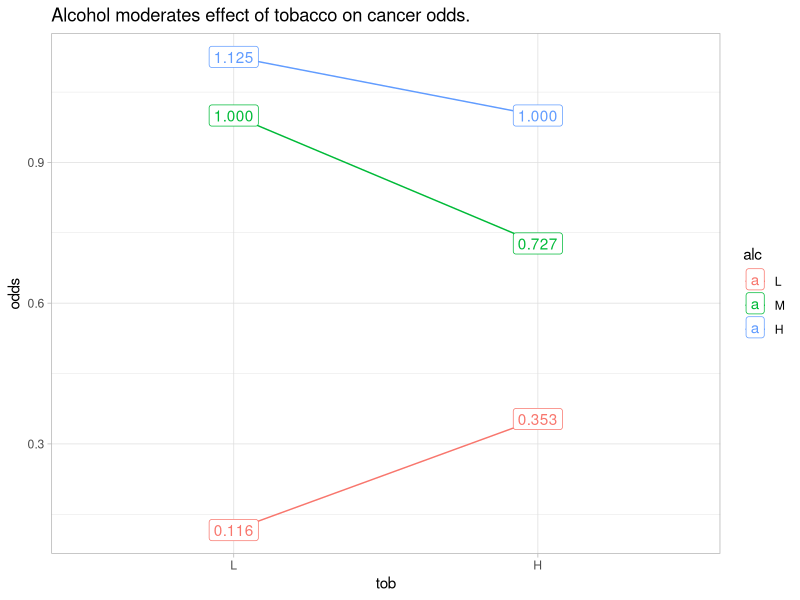

Recreate this plot in R.
## ---- chunk 1
library(tidyverse)

dat <- esoph %>%
  filter(agegp == "65-74") %>%
  mutate(alc = factor(alcgp, ordered = FALSE),
         alc = fct_collapse(alc, 
                            "L" = "0-39g/day", 
                            "M" = "40-79", 
                            "H" = "80-119", "H" = "120+"),
         tob = factor(tobgp, ordered = FALSE),
         tob = fct_collapse(tob, 
                            "L" = "0-9g/day", 
                            "H" = c("10-19", "20-29", "30+"))) %>%
  group_by(alc, tob) %>%
  summarize(.groups = "drop", 
            ncases = sum(ncases), 
            ncontrols = sum(ncontrols))

dat
## ---- chunk 2
dat <- dat %>%
  mutate(odds = ncases / ncontrols)

dat %>% 
  ggplot(aes(x = tob, y = odds, color = alc, group = alc)) +
  geom_point(stat = "summary", fun = sum) +
  stat_summary(fun = sum, geom="line") +
  geom_label(aes(label = scales::number(odds, accuracy = .001))) +
  labs(title = "Alcohol moderates effect of tobacco on cancer odds.") +
  theme_light()
## ---- chunk 3
odds_ratios <- merge(dat, dat, by = NULL) %>%
  mutate(odds_1_lbl = paste0("alc", alc.x, "tob", tob.x),
         odds_2_lbl = paste0("alc", alc.y, "tob", tob.y),
         odds_ratio_lbl = paste(odds_1_lbl, odds_2_lbl, sep = ":"),
         OR = odds.x / odds.y) %>%
  select(odds_1_lbl, odds_2_lbl, odds_ratio_lbl, odds_1 = odds.x, odds_2 = odds.y, OR)

odds_ratios %>% 
  mutate(odds_1 = scales::number(odds_1, accuracy = .001),
         odds_2 = scales::number(odds_2, accuracy = .001),
         OR = scales::number(OR, accuracy = .001),
         ` ` = paste(odds_1_lbl, odds_1)) %>%
  select(-c(odds_ratio_lbl, odds_1_lbl, odds_1)) %>%
  pivot_wider(names_from = c(odds_2_lbl, odds_2), values_from = OR, names_sep = "\n") %>%
  flextable::flextable() %>%
  flextable::set_caption("36 possible odds ratios formed from 6 odds.") %>%
  flextable::theme_vanilla() %>%
  flextable::border(j = 1, border.right = officer::fp_border()) %>%
  flextable::bold(j = 1) %>%
  flextable::autofit()
## ---- chunk 4
mdl <- glm(cbind(ncases, ncontrols) ~ alc*tob, data = dat, 
           family = binomial())

broom::tidy(mdl)
## ---- chunk 5
broom::tidy(mdl, exponentiate = TRUE)
